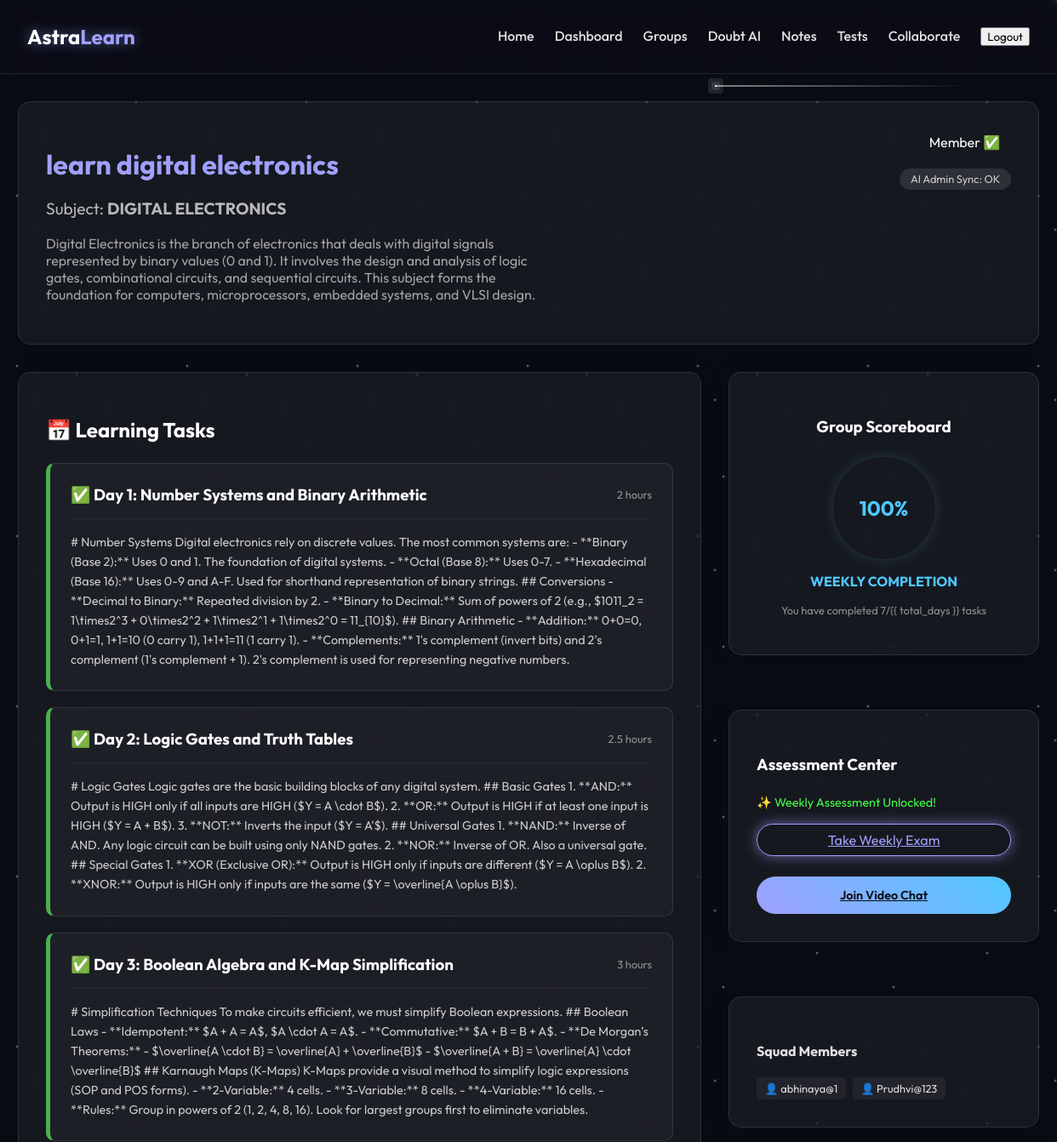
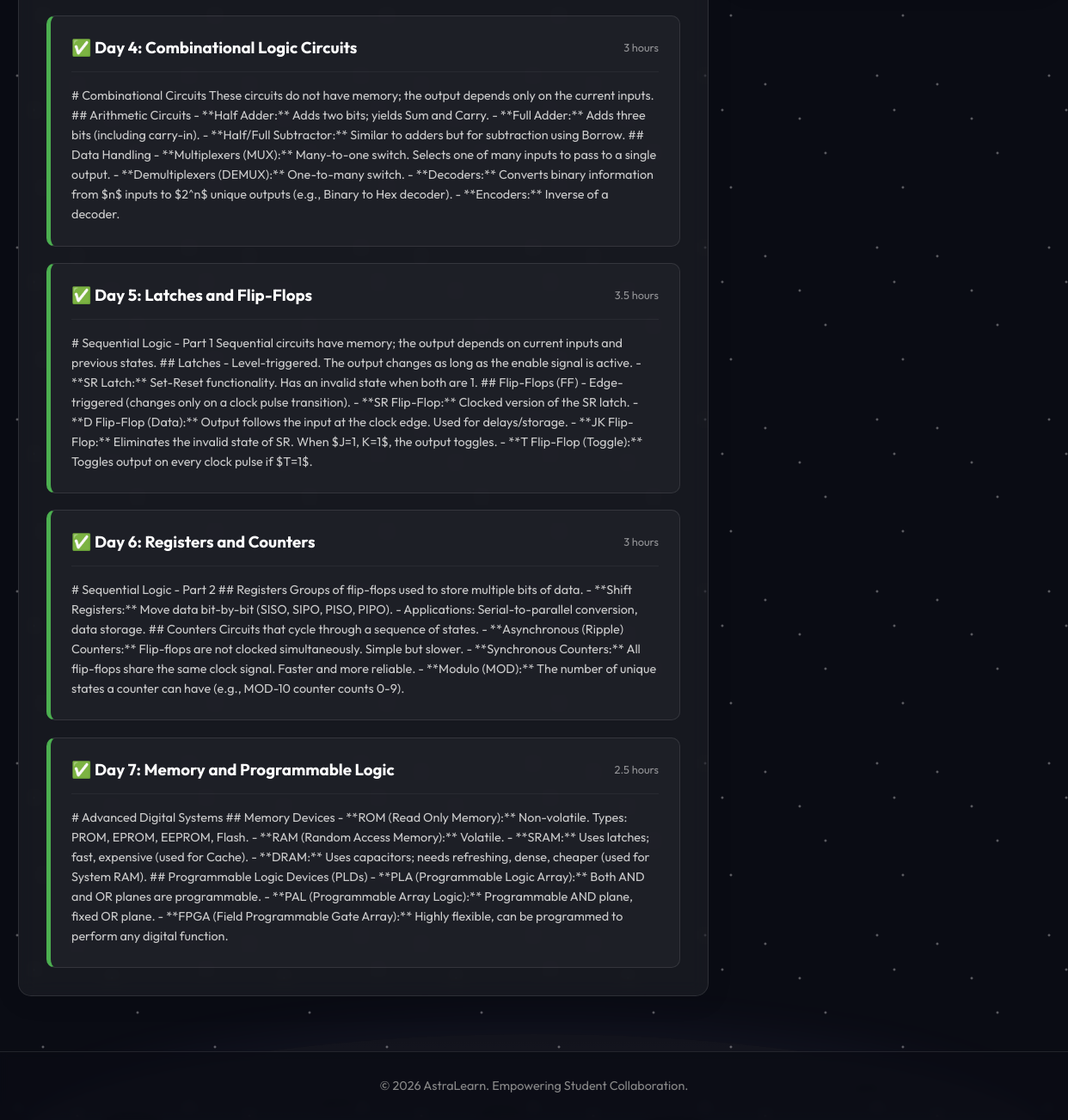
The app's page /groups/1/ (signed in) with its own data (2 pictures, top to bottom).
### groups/models.py (models this page shows, shortened)
class StudyGroup(models.Model):
    name = models.CharField(max_length=200)
    description = models.TextField(blank=True)
    subject = models.CharField(max_length=100)
    members = models.ManyToManyField(settings.AUTH_USER_MODEL, related_name='study_groups')
    created_at = models.DateTimeField(auto_now_add=True)
    preferred_learning_style = models.CharField(max_length=20, choices=[('Any', 'Any'), ('Visual', 'Visual'), ('Auditory', 'Auditory')])
    difficulty_level = models.CharField(max_length=20, choices=[('Beginner', 'Beginner'), ('Intermediate', 'Intermediate'), ('Advanced', 'Advanced')])
    ai_schedule = models.JSONField(null=True, blank=True, help_text="Day-to-day learning schedule and notes generated by AI")
    schedule_last_updated = models.DateTimeField(null=True, blank=True)

### accounts/models.py (models this page shows, shortened)
class CustomUser(AbstractUser):
    bio = models.TextField(max_length=500, blank=True)
    LEARNING_STYLES = [
        ('visual', 'Visual'),
        ('auditory', 'Auditory'),
        ('reading', 'Reading/Writing'),
        ('kinesthetic', 'Kinesthetic'),
    ]
    learning_style = models.CharField(max_length=20, choices=LEARNING_STYLES, default='visual')
    interests = models.CharField(max_length=255, blank=True, help_text="Comma-separated topics (e.g., Math, Physics, Coding)")
    avatar = models.ImageField(upload_to='avatars/', blank=True, null=True)

### groups/views.py (the view)
# urls.py: path('<int:pk>/', views.group_detail, name='group_detail'),
@login_required
def group_detail(request, pk):
    group = get_object_or_404(StudyGroup.objects.prefetch_related('members'), pk=pk)
    is_member = request.user in group.members.all()
    if is_member and not group.ai_schedule:
        generate_group_schedule(group)
    progress = None
    if is_member:
        progress, created = UserGroupProgress.objects.get_or_create(user=request.user, group=group)
    processed_schedule = []
    completed_count = 0
    total_days = 7
    if group.ai_schedule:
        total_days = len(group.ai_schedule)
        for item in group.ai_schedule:
            day_num = int(item['day'])
            is_done = progress.is_completed(day_num) if progress else False
            can_play = progress.can_unlock(day_num) if progress else False
            if is_done: completed_count += 1
            processed_item = item.copy()
            processed_item['status'] = 'completed' if is_done else ('unlocked' if can_play else 'locked')
            processed_schedule.append(processed_item)
    progress_percent = int((completed_count / total_days) * 100) if total_days > 0 else 0
    can_take_test = (completed_count >= total_days)
    return render(request, 'groups/group_detail.html', {
        'group': group,
        'is_member': is_member,
        'schedule': processed_schedule,
        'progress_percent': progress_percent,
        'completed_count': completed_count,
        'total_days': total_days,
        'can_take_test': can_take_test
    })

### groups/models.py (called while the page is built)
    def is_completed(self, day_number):
        return day_number in self.completed_days

    def can_unlock(self, day_number):
        if day_number == 1:
            return True
        return (day_number - 1) in self.completed_days

### templates/groups/group_detail.html (shortened to what this page needs)
{% extends 'base.html' %}
{% block content %}
<div class="glass-panel" style="margin-bottom: 2rem;">
    <div style="display: flex; justify-content: space-between; align-items: start;">
        <div>
            <h1 style="color: var(--primary-color);">{{ group.name }}</h1>
            <p style="font-size: 1.2rem; opacity: 0.8;">Subject: <strong>{{ group.subject }}</strong></p>
            <p style="opacity: 0.7; max-width: 600px; margin-top: 0.5rem;">{{ group.description }}</p>
        </div>
        <div style="text-align: right; display: flex; flex-direction: column; gap: 1rem; align-items: flex-end;">
            {% if is_member %}
                <div class="status-badge"
                    style="background: var(--accent-color); color: white; padding: 0.3rem 0.8rem; border-radius: 20px;">
                    Member ✅
                </div>
            {% else %}
                <a href="{% url 'join_group' group.pk %}" class="btn-primary"
                   style="font-size: 1.1rem; padding: 0.6rem 2rem; box-shadow: 0 0 15px rgba(0, 255, 128, 0.4);">
                   🚀 Join Group to Participate
                </a>
            {% endif %}
            {% if is_member %}
             <div class="status-badge"
                 style="background: rgba(255,255,255,0.1); color: #ccc; padding: 0.3rem 0.8rem; border-radius: 20px; font-size: 0.8rem;">
                 AI Admin Sync: OK
             </div>
            {% endif %}
        </div>
    </div>
</div>
<div style="display: grid; grid-template-columns: 2.2fr 1fr; gap: 2rem;">
    <div class="glass-panel">
        <h2 style="margin-bottom: 1.5rem;">📅 Learning Tasks</h2>
        <div style="display: flex; flex-direction: column; gap: 1.2rem;">
            {% for day in schedule %}
            <div class="card"
                style="border-left: 5px solid {% if day.status == 'completed' %}#4caf50{% elif day.status == 'unlocked' %}var(--secondary-color){% else %}#444{% endif %}; position: relative;">
                <div style="display: flex; justify-content: space-between; align-items: center;">
                    <h3 style="margin: 0;">
                        {% if day.status == 'completed' %} ✅ {% elif day.status == 'locked' %} 🔒 {% endif %}
                        Day {{ day.day }}: {{ day.topic }}
                    </h3>
                    <span style="font-size: 0.8rem; opacity: 0.6;">{{ day.time }}</span>
                </div>
                {% if day.status != 'locked' %}
                <div style="margin-top: 1rem; padding-top: 1rem; border-top: 1px solid rgba(255,255,255,0.05);">
                    <div style="font-size: 0.9rem; color: #ccc; line-height: 1.6;">{{ day.daily_notes }}</div>
                </div>
                {% else %}
                <p style="margin-top: 0.8rem; font-style: italic; font-size: 0.85rem; color: #666;">Locked item.
                    Complete Step {{ day.day|add:"-1" }} first.</p>
                {% endif %}
            </div>
            {% endfor %}
        </div>
    </div>
    <div style="display: flex; flex-direction: column; gap: 2rem;">
        <div class="glass-panel" style="text-align: center;">
            <h3 style="margin-bottom: 1.5rem;">Group Scoreboard</h3>
            <div class="progress-radial"></div>
            <p style="font-weight: bold; color: var(--secondary-color);">WEEKLY COMPLETION</p>
            <p style="font-size: 0.8rem; opacity: 0.6; margin-top: 0.5rem;">You have completed {{ completed_count }}/{{
                total_days }} tasks</p>
        </div>
        <div class="glass-panel">
            <h3>Assessment Center</h3>
            <div style="margin-top: 1.5rem;">
                {% if can_take_test %}
                <p style="color: #44ff44; font-size: 0.9rem; margin-bottom: 1rem;">✨ Weekly Assessment Unlocked!</p>
                <a href="{% url 'generate_test' group.id %}" class="btn-glow"
                    style="display: block; text-align: center;">Take Weekly Exam</a>
                {% endif %}
            </div>
            <div style="margin-top: 1.5rem; display: flex; flex-direction: column; gap: 0.8rem;">
                <a href="{% url 'collaborate_room' group.id %}" class="btn-primary"
                    style="text-align: center; font-size: 0.9rem;">Join Video Chat</a>
            </div>
        </div>
        <div class="glass-panel">
            <h4>Squad Members</h4>
            <div style="display: flex; flex-wrap: wrap; gap: 0.5rem; margin-top: 1rem;">
                {% for member in group.members.all %}
                <span
                    style="background: rgba(255,255,255,0.05); padding: 0.3rem 0.6rem; border-radius: 5px; font-size: 0.8rem;">👤
                    {{ member.username }}</span>
                {% endfor %}
            </div>
        </div>
    </div>
</div>
{% endblock %}

### static/css/style.css (style rules this page uses)
:root { --primary-color: #A0A0FF; --secondary-color: #50C8FF; --accent-glow: 0 0 15px rgba(160, 160, 255, 0.6); --bg-dark: #0B0C15; --glass-bg: rgba(255, 255, 255, 0.05); --glass-border: 1px solid rgba(255, 255, 255, 0.1); --text-color: #E0E0E0; --font-family: 'Outfit', sans-serif; }
body { background-color: var(--bg-dark); color: var(--text-color); font-family: var(--font-family); margin: 0; padding: 0; overflow-x: hidden; min-height: 100vh; display: flex; flex-direction: column; }
.btn-glow { padding: 0.5rem 1.5rem; border: 1px solid var(--primary-color); border-radius: 20px; background: transparent; color: var(--primary-color); box-shadow: var(--accent-glow); transition: all 0.3s ease; }
.glass-panel { background: var(--glass-bg); backdrop-filter: blur(10px); border: var(--glass-border); border-radius: 15px; padding: 2rem; box-shadow: 0 4px 30px rgba(0, 0, 0, 0.1); margin-bottom: 2rem; }
h1, h2, h3 { color: white; margin-bottom: 1rem; }
.card { background: rgba(255, 255, 255, 0.03); border: var(--glass-border); padding: 1.5rem; border-radius: 10px; transition: transform 0.3s ease, box-shadow 0.3s ease; }
.btn-primary { background: linear-gradient(45deg, var(--primary-color), var(--secondary-color)); border: none; padding: 0.8rem 2rem; border-radius: 25px; color: var(--bg-dark); font-weight: 600; transition: transform 0.2s ease; }

### records on screen
StudyGroup: name "learn digital electronics", subject "DIGITAL ELECTRONICS", description "Digital Electronics is the branch of electronics that deals with digital signals represented by binary values (0 and 1). It involves the design and analysis of logic gates, combinational circuits, and sequential circuits. This subject forms the foundation for computers, microprocessors, embedded systems, and VLSI design."
CustomUser: username "abhinaya@1"
CustomUser: username "Prudhvi@123"

### other values on screen
{{ day.day }} "1" "2" "3" "4" "5" "6" "7"
{{ day.topic }} "Number Systems and Binary Arithmetic" "Logic Gates and Truth Tables" "Boolean Algebra and K-Map Simplification" "Combinational Logic Circuits" "Latches and Flip-Flops" "Registers and Counters" "Memory and Programmable Logic"
{{ day.time }} "2 hours" "2.5 hours" "3 hours" "3 hours" "3.5 hours" "3 hours" "2.5 hours"
{{ completed_count }} "7"
